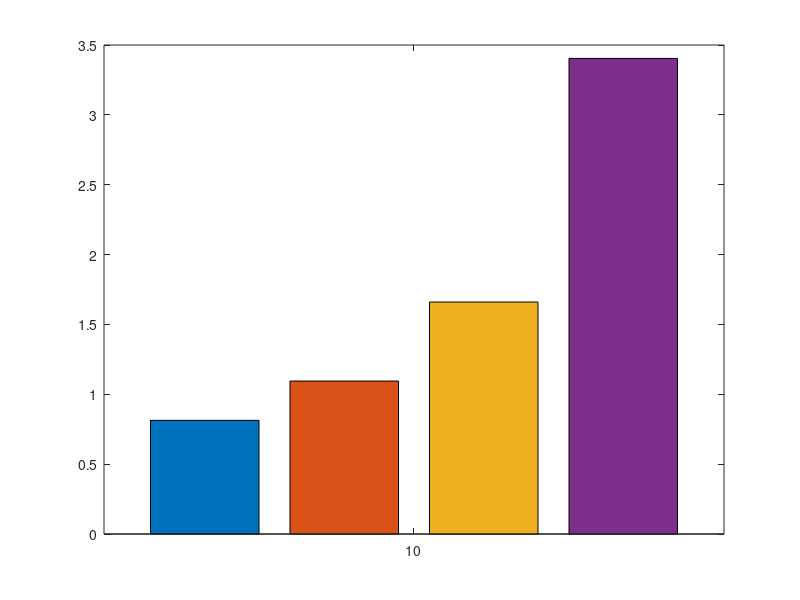

This figure's MATLAB source: (Note: this script raises an error after producing the figure.)
load('ex1.mat');
%%%%%%%%%%%%%%%%%%%%%%%%%%%%%%%%%%%%%%%%%%%%%%%%%%%%%%%%%%%%
figure(1);
bar(C, mean_APD);
hold on;

er = errorbar(C, mean_APD, term_APD);
er.Color = [1, 0, 0];
er.LineStyle = "none";

xlabel('C (Mbps)');
ylabel('Average Packet Delay (ms)');
title('Average Packet Delay with Error Bars');
grid on; hold off;
%%%%%%%%%%%%%%%%%%%%%%%%%%%%%%%%%%%%%%%%%%%%%%%%%%%%%%%%%%%%

figure(2);
bar(rates, mean_APD);
hold on;
er = errorbar(rates, mean_APD, term_APD);
er.Color = [1 0 0];
er.LineStyle = "none";

xlabel('Packet Arrival Rate (pps)');
ylabel('Average Packet Delay (ms)');
title('Average Packet Delay with Error Bars');
grid on; hold off;

%%%%%%%%%%%%%%%%%%%%%%%%%%%%%%%%%%%%%%%%%%%%%%%%%%%%%%%%%%%%

figure(3);
bar(rates, mean_Throughput);
hold on;
er= errorbar(rates, mean_Throughput, term_Throughput);
er.Color = [1 0 0];
er.LineStyle = "none";

xlabel('Packet Arrival Rate (pps)');
ylabel('Average Throughput (Mbps)');
title('Average Throughput with Error Bars');
grid on; hold off;
%%%%%%%%%%%%%%%%%%%%%%%%%%%%%%%%%%%%%%%%%%%%%%%%%%%%%%%%%%%%

% Crie o gráfico para a média do Atraso Médio de Pacotes
figure(4);
bar(rates, mean_APD);
hold on;
er_APD = errorbar(rates, mean_APD, term_APD);
er_APD.Color = [1 0 0];
er_APD.LineStyle = 'none';

xlabel('Packet Arrival Rate (pps)');
ylabel('Average Packet Delay (ms)');
title('Average Packet Delay with Error Bars (BER)');
grid on; hold off;
%%%%%%%%%%%%%%%%%%%%%%%%%%%%%%%%%%%%%%%%%%%%%%%%%%%%%%%%%%%%

% Crie o gráfico para a média da Taxa de Transferência Média
figure(5);

bar(rates, mean_Throughput);
hold on;
er = errorbar(rates, mean_Throughput, term_Throughput);
er.Color = [1 0 0];
er.LineStyle = "none";

xlabel('Packet Arrival Rate (pps)');
ylabel('Average Throughput (Mbps)');
title('Average Throughput with Error Bars (BER)');
grid on; hold off;
%%%%%%%%%%%%%%%%%%%%%%%%%%%%%%%%%%%%%%%%%%%%%%%%%%%%%%%%%%%%
